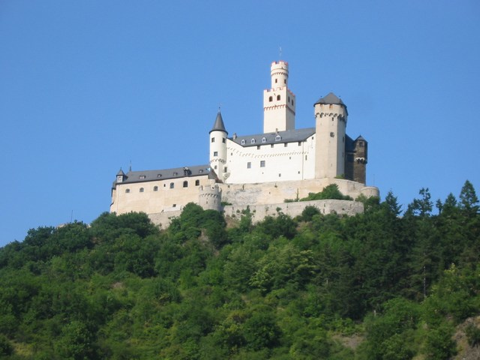
#> input picture Photo-editing/castle.png, 480 x 360 px
$ python Mirror-image.py
#> lines starting #> are read from the running program, lines starting #| are printed output that depends on the picture
#Problem 2(b)
#Author Dewar P.

from PIL import Image

def reflect(imgfile):
#> called with imgfile = 'castle.png'
    img = Image.open(imgfile)
#> img is the input picture: PIL image 480x360 RGBA; mean R, G, B, A 89.2, 121.7, 141.2, 255
    grid = img.load()

    size = img.size
#> size = (480, 360)
    width = size[0]
#> width = 480
    height = size[1]
#> height = 360

    newimg = Image.new( "RGB", (width,2*height))
#> newimg: PIL image 480x720 RGB; every value is 0
    newgrid = newimg.load()

    for x in range(width):
        for y in range(height):
            factor = float(y)/360
            newgrid[x,y] = grid[x,y]
            r,g,b,k = grid[x,y]
            grid[x,y] = int(r*factor), int(g*factor), int(b*factor), int(k*factor)
            newgrid[x, (height-y) + height - 1] = grid[x,y]

    newimg.show()
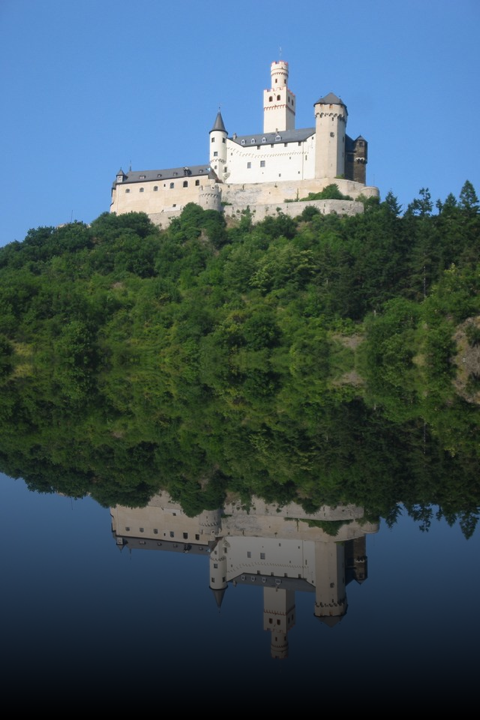
#> shown: PIL image 480x720 RGB; mean R, G, B 63.7, 85.8, 95

    return

if __name__=="__main__":
    reflect("castle.png")
